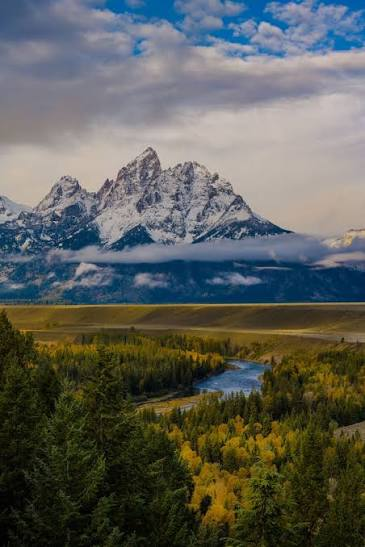
#> input picture lab03/dataset/class1/i10.jfif, 365 x 547 px, found by its file name; its folder holds only this picture in this run
$ jupyter execute --allow-errors Lab03_Text_Image_Features.ipynb
#> lines starting #> are read from the running program, lines starting #| are printed output that depends on the picture
### lab03/image_utils.py
import numpy as np
from PIL import Image

def image_to_features(path, size=(64, 64)):
    """
    Load an image, resize it, convert to grayscale,
    and flatten it into a numerical feature vector.
    """

    image = Image.open(path)
    image = image.resize(size)
    image = image.convert('L')

    image_array = np.array(image)
    features = image_array.flatten()

    return features

### lab03/Lab03_Text_Image_Features.ipynb
[cell 1]
import pandas as pd
from sklearn.feature_extraction.text import CountVectorizer

documents = [
    "The sun is shining today.",
    "The weather is good, the sun is great.",
    "A sunny day is a wonderful day."
]

print("--- Raw Text Documents ---")
for i, doc in enumerate(documents):
    print(f"Doc {i+1}: {doc}")

[cell 2]
vectorizer = CountVectorizer()

X_text = vectorizer.fit_transform(documents)

feature_names = vectorizer.get_feature_names_out()
text_matrix = X_text.toarray()

print("Vocabulary:")
print(feature_names)

print("\nShape:")
print(text_matrix.shape)

print("\nDocument-Term Matrix:")
print(text_matrix)

[cell 3]
print("Feature Names:")
for i, word in enumerate(feature_names):
    print(f"{i}: {word}")

[cell 4]
print("Document 1:", documents[0])
print("Vector 1:", text_matrix[0])

print("\nDocument 2:", documents[1])
print("Vector 2:", text_matrix[1])

print("\nDocument 3:", documents[2])
print("Vector 3:", text_matrix[2])

Question 1
What does each column in the resulting matrix represent?

Each column in the resulting matrix represents one unique word (feature) from the vocabulary.
The value in each cell shows how many times that word occurs in the corresponding document.

Question 2:
“In this specific numerical matrix, what is the machine-understandable format?”

The machine-understandable format is a numerical Document-Term Matrix. Each document is represented as a fixed-length vector of numbers,
where each number shows the count of a specific vocabulary word in that document.

Question 3
How is this format an oversimplification of the original text data? (Consider what information has been lost.)

The Bag-of-Words format is an oversimplification because it ignores grammar and word order. It only records how many times each word occurs.
As a result, information such as the meaning created by word order, sentence structure, and the relationship between words is lost.

[cell 5]
import numpy as np
from PIL import Image
import os

image_file_path = r"D:\ai-lab-portfolio\lena.jfif"

original_image = None

if image_file_path and os.path.exists(image_file_path):
    try:
        original_image = Image.open(image_file_path)
        print(f"--- Loaded Image from File: {image_file_path} ---")
    except Exception as e:
        print(f"Error loading image from {image_file_path}: {e}")
        dummy = np.random.randint(0, 256, size=(100, 100, 3), dtype=np.uint8)
        original_image = Image.fromarray(dummy, 'RGB')
        print("--- Created Dummy Image (100x100 RGB) ---")
else:
    print("No valid image file path provided or file not found.")
    dummy = np.random.randint(0, 256, size=(100, 100, 3), dtype=np.uint8)
    original_image = Image.fromarray(dummy, 'RGB')
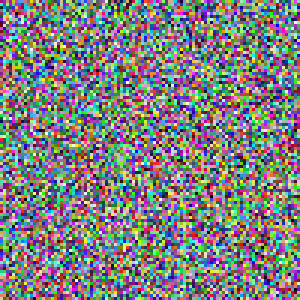
#> original_image: PIL image 100x100 RGB (shown 3 times larger); mean R, G, B 126.7, 127.2, 127.6
    print("--- Created Dummy Image (100x100 RGB) ---")

original_image = original_image.convert('RGB')
original_image_array = np.array(original_image)

h, w, c = original_image_array.shape
#> h = 100; w = 100; c = 3

print(f"Original Image Size (H, W, Channels): {original_image_array.shape}")
#| Original Image Size (H, W, Channels): (100, 100, 3)
print(f"Total Features (Pixels) in RGB: {h * w * c}")
#| Total Features (Pixels) in RGB: 30000

[cell 6]
grayscale_image = original_image.convert('L')
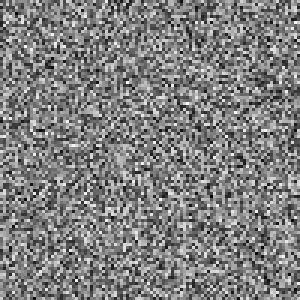
#> grayscale_image: PIL image 100x100 L (shown 3 times larger); min 4, max 252, mean 127.1
grayscale_array = np.array(grayscale_image)

print("--- Grayscale Conversion (Feature Reduction) ---")
print(f"Grayscale Image Size (H, W): {grayscale_array.shape}")
#| Grayscale Image Size (H, W): (100, 100)
print(f"Total Features (Pixels) after Grayscale: {grayscale_array.size}")
#| Total Features (Pixels) after Grayscale: 10000
print()
print(f"Reduction factor: {(h * w * c) / grayscale_array.size:.0f}x fewer features")
#| Reduction factor: 3x fewer features

[cell 7]
flattened_features = grayscale_array.flatten()
#> flattened_features = 10000 values, max 252 at index 3778, min 4 at index 6570, mean 127.1

print("--- Pixel Flattening (Vectorization) ---")
print(f"Flattened Feature Vector Shape: {flattened_features.shape}")
#| Flattened Feature Vector Shape: (10000,)
print()
print("First 10 Features (Pixel Values) in Machine Understandable Format:")
print(flattened_features[:10])
#| [ 72  89 161  83 181 124 142 145 142 116]
print()
print(f"Data Type of Final Features: {flattened_features.dtype}")
#| Data Type of Final Features: uint8

[cell 8]
import matplotlib.pyplot as plt

fig, axes = plt.subplots(1, 3, figsize=(14, 4))

axes[0].imshow(original_image)
axes[0].set_title(f"1. Original RGB\n{h}x{w}x{c} = {h*w*c:,} features")
axes[0].axis('off')

axes[1].imshow(grayscale_image, cmap='gray')
axes[1].set_title(f"2. Grayscale\n{h}x{w} = {h*w:,} features")
axes[1].axis('off')

axes[2].imshow(flattened_features[:2000].reshape(1, -1), cmap='gray', aspect='auto')
axes[2].set_title(f"3. Flattened vector\n(first 2,000 of {flattened_features.size:,})")
axes[2].set_yticks([])

plt.tight_layout()
plt.show()
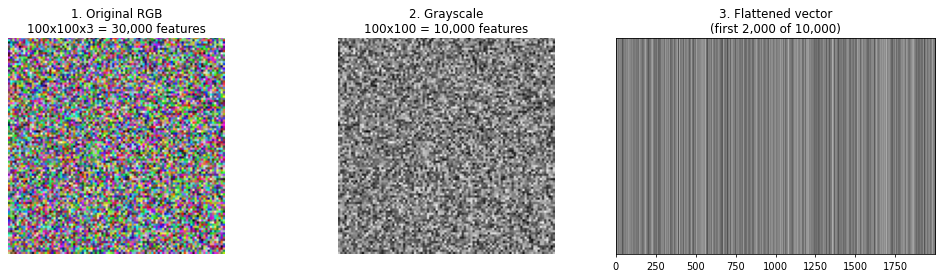
#> figure drawn by matplotlib, 3 panels

Question 1
Explain how grayscale conversion acts as a simple feature engineering technique in the context of machine learning.

Grayscale conversion is a simple feature engineering technique because it reduces an RGB image from three color channels to one intensity channel.
This decreases the number of features while retaining brightness information,making the image data simpler and easier for a machine learning model
to process.

Question 2
If the loaded image had dimensions \(H \times W\) pixels, what is the length of the final flattened vector after grayscale conversion?

After grayscale conversion, the image has one pixel value for each position. Therefore, the length of the final flattened vector is H × W.

Question 3
Why is flattening necessary before feeding the data to a simple model such as Logistic Regression or a Support Vector Machine?

Flattening converts the two-dimensional pixel matrix into a one-dimensional feature vector.This gives each image a fixed-length numerical
representation that simple machine learning models such as Logistic Regression and Support Vector Machines can accept as input.

Question 4
Why is resizing all images to a consistent size (e.g. \(64\times64\)) useful when the model must process many different images?

Resizing all images to a consistent size ensures that every image produces the same number of features after grayscale conversion and flattening.
This gives the machine learning model a fixed-size input for all images.

[cell 9]
vectorizer_ngram = CountVectorizer(ngram_range=(1, 2))

X_ngram = vectorizer_ngram.fit_transform(documents)

ngram_features = vectorizer_ngram.get_feature_names_out()

print("Number of features:", len(ngram_features))
print("\nFeatures:")
print(ngram_features)

Using `ngram_range=(1,2)` includes both individual words (unigrams) and consecutive two-word combinations (bigrams). Therefore,
the vocabulary grows from 11 features to 24 features because the model now represents relationships between adjacent words as additional features.

[cell 10]
documents_ex2 = documents + [
    "sun sun sun sun sun"
]

print("Documents:")
for i, doc in enumerate(documents_ex2):
    print(f"Doc {i+1}: {doc}")

[cell 11]
vectorizer_ex2 = CountVectorizer()
X_ex2 = vectorizer_ex2.fit_transform(documents_ex2)

features_ex2 = vectorizer_ex2.get_feature_names_out()
matrix_ex2 = X_ex2.toarray()

print("Vocabulary:")
print(features_ex2)

print("\nShape:")
print(matrix_ex2.shape)

print("\nDocument-Term Matrix:")
print(matrix_ex2)

### Exercise 2 Explanation

The fourth document increases the Document-Term Matrix from 3 × 11 to 4 × 11 because one more document has been added. The vocabulary remains the same because the fourth document only contains the word "sun", which was already present in the vocabulary.

In the fourth row, the value for "sun" is 5 because the word appears five times. Raw word counts can favour longer documents because longer documents naturally have more opportunities to contain and repeat words. Therefore, a word may receive a higher count simply because the document is longer, not necessarily because the word is more important.

[cell 12]
from sklearn.feature_extraction.text import TfidfVectorizer

[cell 13]
tfidf_vectorizer = TfidfVectorizer()
X_tfidf = tfidf_vectorizer.fit_transform(documents_ex2)

tfidf_features = tfidf_vectorizer.get_feature_names_out()
tfidf_matrix = X_tfidf.toarray()

print("Vocabulary:")
print(tfidf_features)

print("\nShape:")
print(tfidf_matrix.shape)

print("\nTF-IDF Matrix:")
print(tfidf_matrix)

### Exercise 3 Explanation

TF-IDF assigns weights to words based on their importance across the documents rather than using only raw word counts. In the fourth document, the word "sun" appears five times, but its TF-IDF value is normalized to 1.0 in this example. This shows that TF-IDF produces weighted numerical features instead of directly using raw frequency counts.

[cell 14]
print("Sparse matrix type:")
print(type(X_ex2))

print("\nDense matrix type:")
print(type(matrix_ex2))

print("\nSparse matrix non-zero values:")
print(X_ex2.nnz)

print("\nTotal values in dense matrix:")
print(matrix_ex2.size)

### Exercise 4 Explanation

A sparse matrix is memory-efficient because it mainly stores the non-zero values and their positions instead of treating every zero value as a
meaningful stored value.In this example, the matrix contains 44 total positions but only 16 non-zero values. Therefore, sparse matrices are useful for
text features because Document-Term Matrices often contain many zero values.

# Home Assignment — Image Dataset Construction

[cell 15]
from PIL import Image
import os

dataset_path = r"D:\ai-lab-portfolio\lab03\dataset"

for class_name in ["class1", "class2"]:
    class_path = os.path.join(dataset_path, class_name)

    print(f"\n{class_name}:")

    for filename in sorted(os.listdir(class_path)):
        file_path = os.path.join(class_path, filename)

        try:
            with Image.open(file_path) as img:
#> img is the input picture: PIL image 365x547 RGB; mean R, G, B 91.8, 94.2, 88.4
                print(f"{filename} -> {img.format}, {img.size}")
#| i10.jfif -> JPEG, (365, 547)
        except Exception as e:
            print(f"{filename} -> ERROR: {e}")
#> pass 2 of the loop `for class_name in ["class1", "class2"]:`:
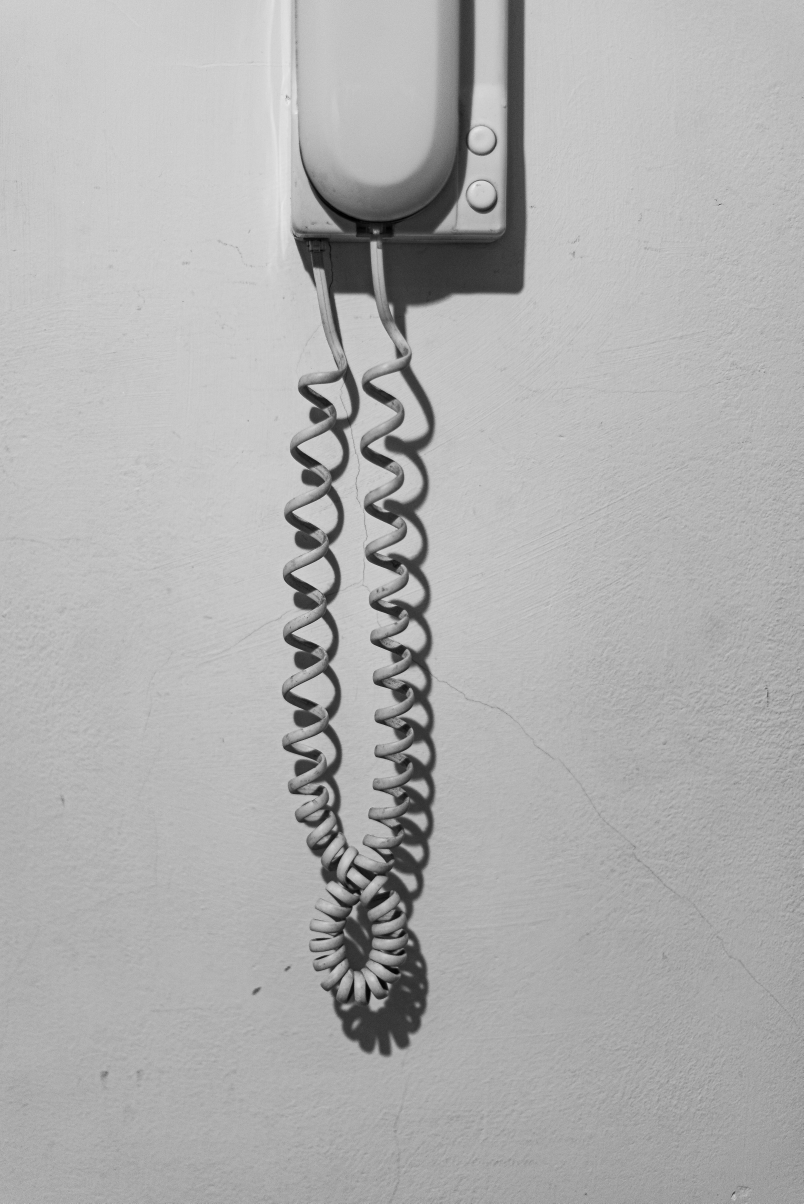
#> input picture lab03/dataset/class2/i10.jpg, 4016 x 6016 px, found by its file name (shown at 1/5 size)
#> img is the input picture: PIL image 4016x6016 RGB; min 0, max 248, mean 175.4
#| i10.jpg -> JPEG, (4016, 6016)

[cell 16]
from PIL import Image
import numpy as np

def image_to_features(path, size=(64, 64)):
    image = Image.open(path)
    image = image.convert('L')
    image = image.resize(size)
    image_array = np.array(image)
    features = image_array.flatten()
    return features

print("Function created successfully.")

[cell 17]
test_images = [
    r"D:\ai-lab-portfolio\lena.jfif",
    r"D:\ai-lab-portfolio\lab03\dataset\class1\i1.webp",
    r"D:\ai-lab-portfolio\lab03\dataset\class2\i2.jpg"
]

#> (the rest of this cell did not finish here and is left out)

[cell 18]
import os
import numpy as np
from glob import glob

CLASS_DIRS = {
    0: r"D:\ai-lab-portfolio\lab03\dataset\class1",
    1: r"D:\ai-lab-portfolio\lab03\dataset\class2"
}
#> CLASS_DIRS = {0: 'D:\\ai-lab-portfolio\\lab03\\dataset\\class1', 1: 'D:\\ai-lab-portfolio\\lab03\\dataset\\class2'}

SIZE = (64, 64)
X_list, y_list = [], []

for label, folder in CLASS_DIRS.items():
    paths = sorted(glob(os.path.join(folder, "*")))

    for path in paths:
        try:
            features = image_to_features(path, size=SIZE)
#> call 2 of image_to_features, with path = 'lab03/dataset/class1/i10.jfif', size = (64, 64)
#> in image_to_features (call 2), `image = image.convert('L')`:
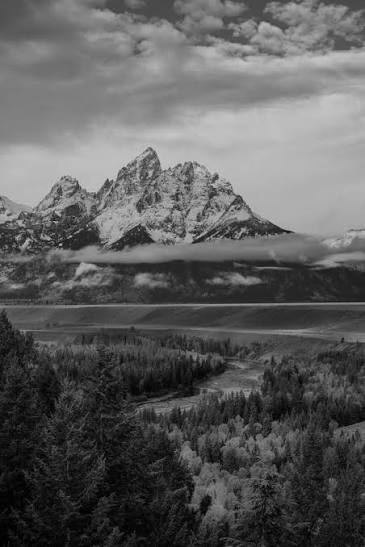
#> image: PIL image 365x547 L; min 0, max 216, mean 92.8
#> in image_to_features (call 2), `image = image.resize(size)`:
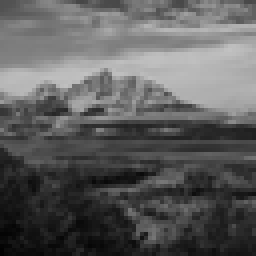
#> image: PIL image 64x64 L (shown 4 times larger); min 2, max 194, mean 92.8
#> in image_to_features (call 2), `features = image_array.flatten()`: features = 4096 values, max 194 at index 825, min 2 at index 3968, mean 92.81
            X_list.append(features)
            y_list.append(label)
        except Exception as e:
            print(f"[SKIP] {path} -> {e}")
#> pass 2 of the loop `for label, folder in CLASS_DIRS.items():`:
#> in image_to_features (call 3), `image = image.resize(size)`:
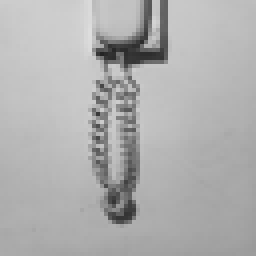
#> image: PIL image 64x64 L (shown 4 times larger); min 36, max 221, mean 175.4
#> in image_to_features (call 3), `features = image_array.flatten()`: features = 4096 values, max 221 at index 470, min 36 at index 857, mean 175.4

if X_list:
    X = np.vstack(X_list)
    y = np.array(y_list)

    save_path = r"D:\ai-lab-portfolio\lab03\dataset.npz"
    np.savez(save_path, X=X, y=y)

    print("X shape:", X.shape)
#| X shape: (4, 4096)
    print("y shape:", y.shape)
#| y shape: (4,)
    print("Samples:", X.shape[0])
#| Samples: 4
    print("Features per sample:", X.shape[1])
#| Features per sample: 4096
    print("Samples per feature:", round(X.shape[0] / X.shape[1], 4))
#| Samples per feature: 0.001
    print("Saved to:", save_path)
else:
    print("No images found. Please check the folder paths.")

[cell 19]
from PIL import Image
import matplotlib.pyplot as plt
import numpy as np

image_path = r"D:\ai-lab-portfolio\lena.jfif"

# Load original image
#> (the rest of this cell did not finish here and is left out)

**Exercise 3 — Image Resizing**

Resizing an image to 64×64 produces 4,096 grayscale pixel features,
while resizing it to 32×32 produces 1,024 features. The smaller image uses fewer features
and requires less storage, but fine details, textures, and small objects become
harder to distinguish.

[cell 20]
from image_utils import image_to_features

#> (the rest of this cell did not finish here and is left out)
